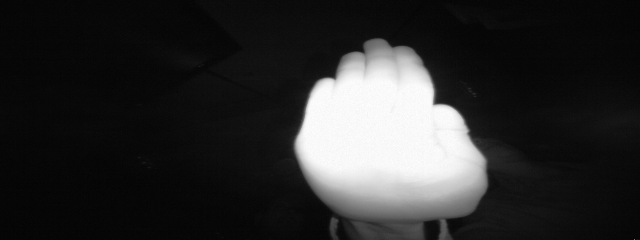
#> input picture testImages/1.png, 640 x 240 px; its folder holds only this picture in this run
$ python -i HandGestureRecognize.py   (imports and definitions only)
#> lines starting #> are read from the running program, lines starting #| are printed output that depends on the picture; after the words box and inside, x2 and y2 are one past the last pixel; in counts of white or black regions, pixels touching at a corner belong together
from tkinter import messagebox
from tkinter import *
from tkinter import simpledialog
import tkinter
from tkinter import filedialog
from tkinter.filedialog import askopenfilename
import cv2
import random
import numpy as np
from keras.utils.np_utils import to_categorical
from keras.layers import  MaxPooling2D
from keras.layers import Dense, Dropout, Activation, Flatten
from keras.layers import Convolution2D
from keras.models import Sequential
from keras.models import model_from_json
import pickle
import os


# [6 lines not run here, left out]

names = ['Palm','I','Fist','Fist Moved','Thumb','Index','OK','Palm Moved','C','Down']
bgModel = cv2.createBackgroundSubtractorMOG2(0, 50)

# [63 lines left out: functions remove_background, uploadDataset, trainCNN, not called in this run]


def classifyFlower():
    filename = filedialog.askopenfilename(initialdir="testImages")
#> the answer given: testImages/1.png
    img = cv2.imread(filename, cv2.IMREAD_COLOR)
#> img is the input picture: shape (240, 640, 3); min 1, max 255, mean 44.6
    img = cv2.flip(img, 1)
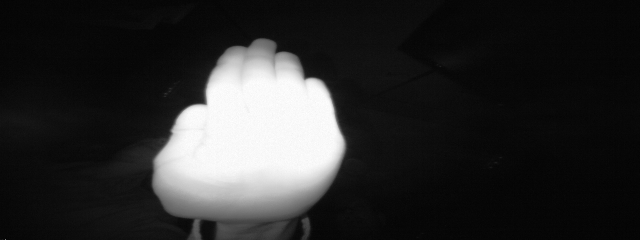
#> img: shape (240, 640, 3); min 1, max 255, mean 44.6
    gray = cv2.cvtColor(img, cv2.COLOR_BGR2GRAY)
    blur = cv2.GaussianBlur(gray, (41, 41), 0)  #tuple indicates blur value
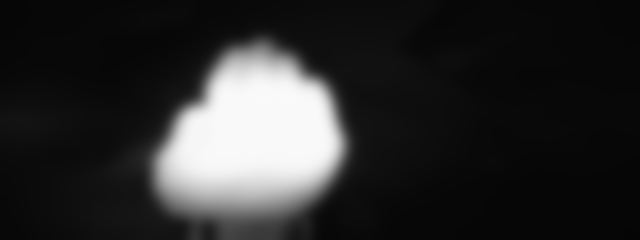
#> blur: shape (240, 640); min 5, max 250, mean 44.6
    ret, thresh = cv2.threshold(blur, 150, 255, cv2.THRESH_BINARY + cv2.THRESH_OTSU)
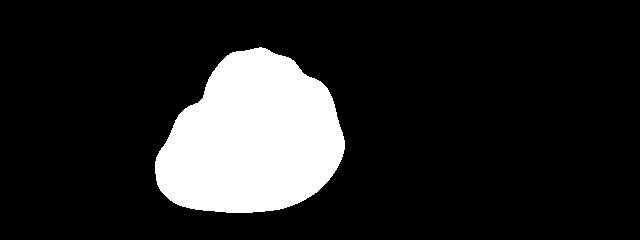
#> thresh: shape (240, 640); 14.9% white; 1 white region, box (x1, y1, x2, y2) and area: (155, 47, 345, 213) 22881
#> ret = 115
    thresh = cv2.resize(thresh, (224, 224))
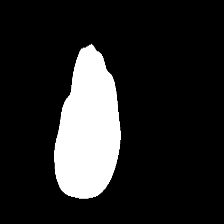
#> thresh: shape (224, 224); min 0, max 255, mean 38
    thresh = np.array(thresh)
    frame = np.stack((thresh,)*3, axis=-1)
    frame = cv2.resize(frame, (64, 64))
#> frame: shape (64, 64, 3)
    frame = frame.reshape(1, 64, 64, 3)
    frame = np.array(frame, dtype='float32')
    frame /= 255
#> (the run stopped early here; a loop or call above may not have finished)

$ run again, on testImages/14.png
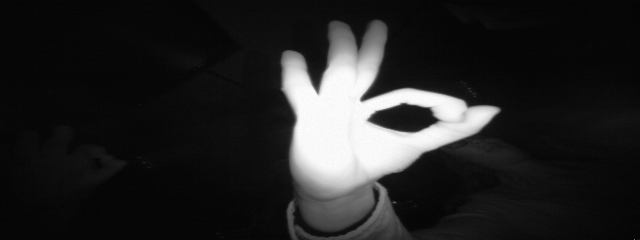
#> input picture testImages/14.png, 640 x 240 px
#> in classifyFlower, img is the input picture: shape (240, 640, 3); min 0, max 255, mean 36.7
#> in classifyFlower, `ret, thresh = cv2.threshold(blur, 150, 255, cv2.THRESH_BINARY + cv2.TH..`:
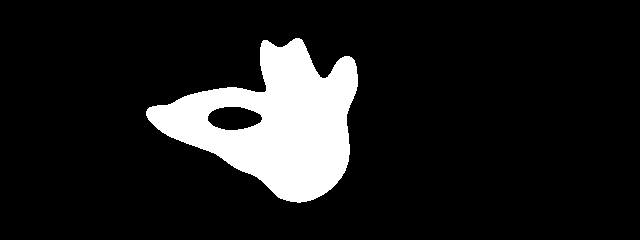
#> thresh: shape (240, 640); 11.7% white; 1 white region, box (x1, y1, x2, y2) and area: (146, 38, 358, 203) 18034
#> ret = 106
#> in classifyFlower, `thresh = cv2.resize(thresh, (224, 224))`:
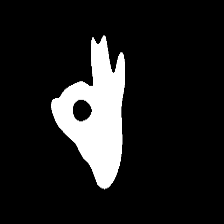
#> thresh: shape (224, 224); min 0, max 255, mean 29.9

$ run again, on testImages/15.png
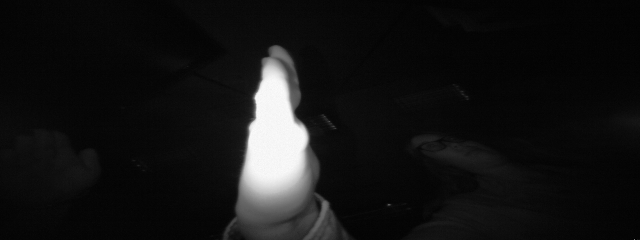
#> input picture testImages/15.png, 640 x 240 px
#> in classifyFlower, img is the input picture: shape (240, 640, 3); min 0, max 252, mean 20.5
#> in classifyFlower, `ret, thresh = cv2.threshold(blur, 150, 255, cv2.THRESH_BINARY + cv2.TH..`:
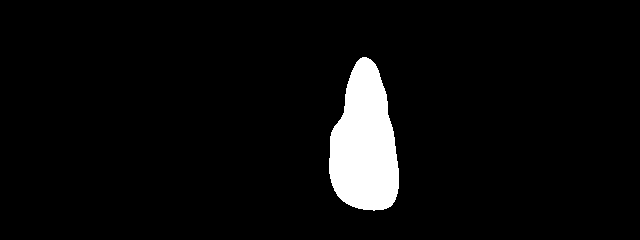
#> thresh: shape (240, 640); 5.1% white; 1 white region, box (x1, y1, x2, y2) and area: (329, 57, 399, 211) 7771
#> ret = 102
#> in classifyFlower, `thresh = cv2.resize(thresh, (224, 224))`:
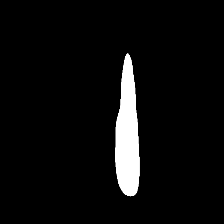
#> thresh: shape (224, 224); min 0, max 255, mean 12.9
